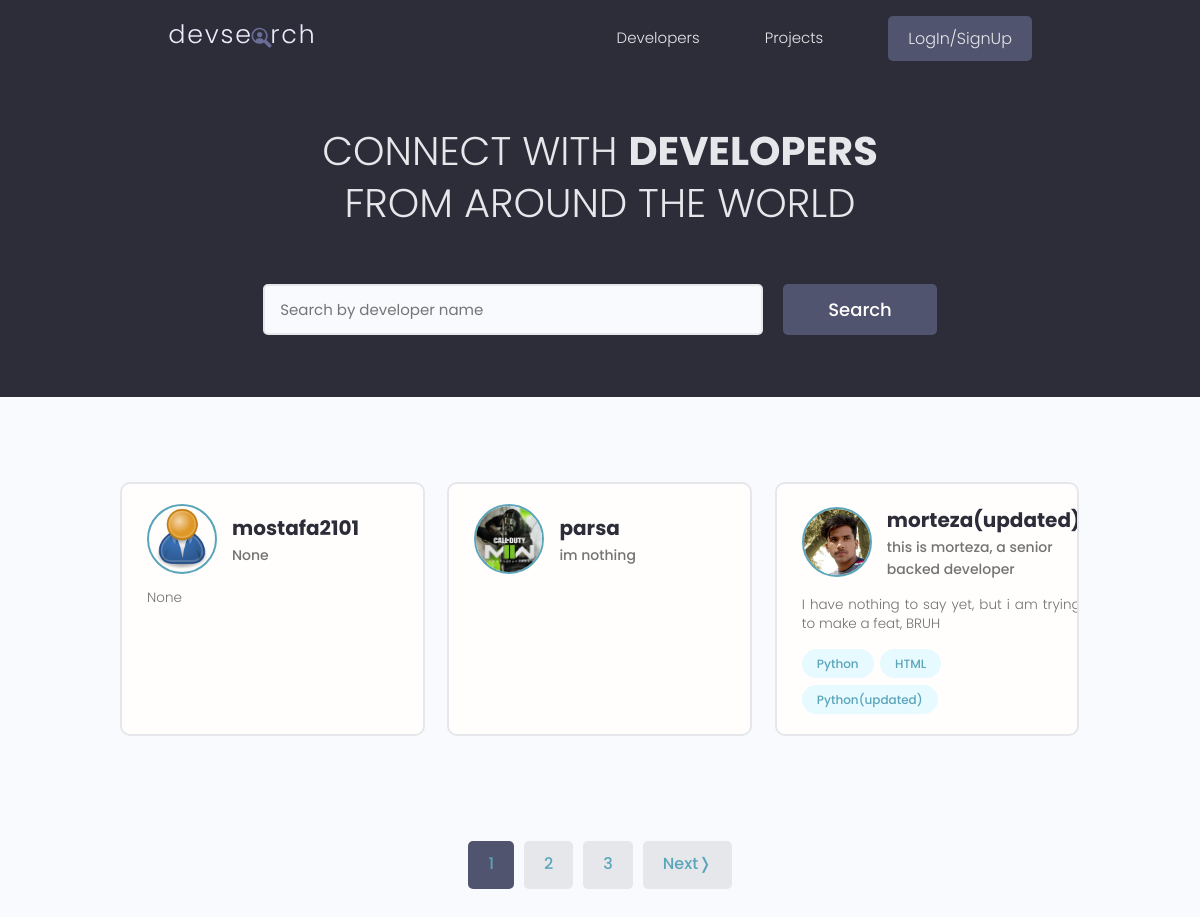
/users/, run on the app's committed database.
### users/models.py (models this page shows, shortened)
class Profile(models.Model):
    user = models.OneToOneField(User, null = True, blank = True, on_delete=models.CASCADE)
    name = models.CharField(max_length=200, null=True, blank = True)
    email = models.EmailField(max_length=500, null=True, blank = True)
    info = models.CharField(max_length= 200, null=True, blank = True)
    bio = models.TextField(null=True, blank = True)
    location = models.CharField(max_length = 200, null=True, blank = True)
    profile_image = models.ImageField(null=True, blank = True, default="images/profiles/user-default.png")
    social_github = models.CharField(max_length=200, null=True, blank = True)
    social_youtube = models.CharField(max_length=200, null=True, blank = True)
    social_linkedin = models.CharField(max_length=200, null=True, blank = True)
    social_website = models.CharField(max_length=200, null=True, blank = True)
    created = models.DateTimeField(null=True, blank = True, auto_now_add=True)
    id = models.UUIDField(default = uuid.uuid4,
     editable=False, unique = True, primary_key = True)

class Skill(models.Model):
    owner = models.ForeignKey(Profile, on_delete=models.CASCADE, null=True, blank = True)
    name = models.CharField(max_length=200, null=True, blank = True)
    description = models.TextField(null=True, blank = True)
    created = models.DateTimeField(auto_now_add=True)
    id = models.UUIDField(default = uuid.uuid4, editable=False, primary_key=True, unique=True)
    def __str__(self):
        return str(self.name)

### users/views.py (the view)
# urls.py: path('', views.profiles, name = 'profiles'),
def profiles(request):
    search_query = ""
    skills = ""
    if request.GET.get("search_query"):
        search_query = request.GET.get("search_query")
    skills = Skill.objects.distinct().filter(name__iexact=search_query)
    profiles = Profile.objects.distinct().filter(Q(name__icontains = search_query) | Q(info__icontains=search_query) | Q(skill__in=skills))
    custom_range, profiles = project_pagination(request, profiles, 3)
    context = {"profiles" : profiles, "custom_range" : custom_range}
    return render(request, "users/profiles.html", context=context)

### users/utils.py (called while the page is built)
def project_pagination(request, profiles, results):
    page = request.GET.get("page")
    paginator = Paginator(profiles, results)
    try:
        profiles = paginator.page(page)
    except PageNotAnInteger:
        page=1
        profiles = paginator.page(1)
    except EmptyPage:
        page = paginator.num_pages
        profiles = paginator.page(paginator.num_pages)
    left_index = (int(page) - 3)
    if left_index < 1:
        left_index = 1
    right_index = (int(page) + 3)
    if right_index > paginator.num_pages:
        right_index = paginator.num_pages + 1
    custom_range = range(left_index, right_index)
    return custom_range, profiles

### users/templates/users/profiles.html (shortened to what this page needs)
{% extends 'main.html' %} {% load static %}
  {% block content %}
  <main class="home">
    <section class="hero-section text-center">
      <div class="container container--narrow">
        <div class="hero-section__box">
          <h2>CONNECT WITH <span>DEVELOPERS</span></h2>
          <h2>FROM AROUND THE WORLD</h2>
        </div>
        <div class="hero-section__search">
          <form class="form" action="{% url 'profiles' %}" method="get">
            <div class="form__field">
              <input
                class="input input--text"
                id="formInput#search"
                type="text"
                name="search_query"
                placeholder="Search by developer name"
              />
            </div>
            <input class="btn btn--sub btn--lg" type="submit" value="Search" />
          </form>
        </div>
      </div>
    </section>
    <section class="devlist">
      <div class="container">
        <div class="grid grid--three">
          {% for profile in profiles %}
          <div class="column card">
            <div class="dev">
              <a href="{% url 'user_profile' profile.id %}" class="card__body">
                <div class="dev__profile">
                  <img
                    class="avatar avatar--md"
                    src="{% static profile.profile_image.url %}"
                    alt="image"
                  />
                  <div class="dev__meta">
                    <h3>{{profile.name}}</h3>
                    <h5>{{profile.info}}</h5>
                  </div>
                </div>
                <p class="dev__info">{{profile.bio|slice:"150"}}</p>
                <div class="dev__skills">
                  {% for skill in profile.skill_set.all %}
                  <span class="tag tag--pill tag--main">
                    <small>{{skill}}</small>
                  </span>
                  {%endfor%}
                </div>
              </a>
            </div>
          </div>
          {% endfor %}
        </div>
      </div>
    </section>
    {% include 'paginator.html' with queryset=profiles custom_range=custom_range%}
  </main>
  {% endblock %}

### templates/main.html (shortened to what this page needs)
<!DOCTYPE html>
{% load static %}
<html lang="en">
  <head>
    <link
      rel="stylesheet"
      href="https://cdn.iconmonstr.com/1.3.0/css/iconmonstr-iconic-font.min.css"
    />
    <link rel="stylesheet" href="{% static 'uikit/styles/uikit.css' %}" />
    <link rel="stylesheet" href="{% static 'styles/app.css' %}" />
  </head>
  <body>
    <header class="header">
      <div class="container container--narrow">
        <a href="/" class="header__logo">
          <img src="{% static 'images/logo.svg'%}" alt="DevSearch Logo" />
        </a>
        <nav class="header__nav">
          <ul class="header__menu">
            <li class="header__menuItem">
              <a href="{% url 'profiles' %}">Developers</a>
            </li>
            <li class="header__menuItem">
              <a href="{% url 'projects' %}">Projects</a>
            </li>
            {% if request.user.is_authenticated %}
            <li class="header__menuItem">
              <a href="{% url 'inbox' %}">Inbox</a>
            </li>
            <li class="header__menuItem">
              <a href="{% url 'account' %}">Account</a>
            </li>
            <li class="header__menuItem">
              <a href="{% url 'logout' %}" class="btn btn--sub">LogOut</a>
            </li>
            {% else %}
            <li class="header__menuItem">
              <a href="{% url 'register' %}" class="btn btn--sub"
                >LogIn/SignUp</a
              >
            </li>
            {% endif %}
          </ul>
        </nav>
      </div>
    </header>
    {% block content %}{% endblock %}
  </body>
</html>

### project/templates/paginator.html (shortened to what this page needs)
<div class="pagination">
    <ul class="container">
        {% for page in custom_range %}
        {% if page == queryset.number%}
        <li class="btn page-link btn--sub"><a href="?page={{page}}">{{page}}</a></li>
        {% else %}
        <li class="btn page-link"><a href="?page={{page}}">{{page}}</a></li>
        {% endif %}
        {% endfor %}
        {% if queryset.has_next %}
        <li class="btn page-link"><a href="?page={{queryset.next_page_number}}">Next&#10093;</a></li>
        {% endif %}
    </ul>
</div>

### static/styles/app.css (style rules this page uses)
:root { --color-sub: #2d2d39; }
.btn--sub { background-color: var(--color-sub-light); }
.card { border: 2px solid var(--color-light); }
img { width: 100%; }
.header { position: sticky; z-index: 111; background-color: var(--color-sub); padding: 1.5rem 0; }
.header > .container { display: flex; justify-content: space-between; align-items: center; }
.header__logo > img { height: 3.8rem; }
.header__nav > ul { display: inline-flex; align-items: center; list-style: none; gap: 6.5rem; }
.header__menuItem > a { color: var(--color-light); font-weight: 300; }
.hero-section { height: 40vh; display: flex; align-items: center; background-color: var(--color-sub); }
.hero-section__box { margin-bottom: 4rem; }
.hero-section__box > h2, .hero-section__box > h2 > span { font-size: 4rem; color: var(--color-light); line-height: 1.3; text-transform: uppercase; }
.hero-section__box > h2 { font-weight: 300; }
.hero-section__box > h2 > span { font-weight: 700; }
.hero-section__search > .form { display: flex; align-items: center; justify-content: center; gap: 2rem; }
.hero-section__search > .form input.input--text { width: 50rem; }
.devlist { margin-top: 8rem; }
.devlist .grid { align-items: stretch; }
.devlist .dev .dev__profile { display: flex; align-items: center; gap: 1.5rem; }
.devlist .dev .dev__meta h3 { color: var(--color-sub); font-size: 2rem; font-weight: 700; }
.devlist .dev .dev__meta h5 { color: var(--color-text); font-size: 1.4rem; font-weight: 500; }
.devlist .dev .dev__info { margin: 1.5rem 0; font-size: 1.35rem; line-height: 1.4; text-align: justify; }
.pagination { margin-top: 8rem; margin-bottom: 10rem; }
.pagination > ul { flex-wrap: wrap; list-style: none; display: flex; align-items: center; justify-content: center; gap: 1rem; }
.pagination .btn { color: var(--color-sub); }
.pagination .btn.btn--sub { color: var(--color-light); }

### static/uikit/styles/modules/_variables.css (style rules this page uses)
:root { --color-main: #5aa5b9; --color-main-light: #e6faff; --color-sub: #3f4156; --color-sub-light: #51546e; --color-sub-lighter: #ededfd; --color-text: #737373; --color-gray: #8b8b8b; --color-light: #e5e7eb; --color-light-gray: #767676; --color-bg: #f8fafd; --color-white: #fffefd; --color-white-light: #f3f3f3; --color-success: #359e64; --color-success-bg: #def8e8; --color-error: #fc4b0b; --color-error-bg: #fff2ee; --font-base: 'Poppins', arial, helvetica, 'Segoe UI', roboto, ubuntu, sans-serif; --font-monospace: 'Fira Code', 'Courier New', courier, monospace; --font-regular: 300; --font-medium: 500; --font-bold: 700; --generic-shadow: 1px 1px 5px #00000010; --generic-transition: all 0.3s ease-in-out; }

### static/uikit/styles/modules/_base.css (style rules this page uses)
* { margin: 0; padding: 0; box-sizing: border-box; text-rendering: optimizeLegibility; color: inherit; font-size: inherit; }
html { font-size: 50%; }
@media only screen and (min-width: 480px) { html { font-size: 56.25%; } }
@media only screen and (min-width: 1200px) { html { font-size: 62.5%; } }
body { line-height: 1.6; font-weight: 400; font-size: 1.5rem; color: var(--color-text); background-color: var(--color-bg); min-height: 100vh; }

### static/uikit/styles/modules/_typography.css (style rules this page uses)
* { font-family: var(--font-base); }
h2 { font-size: 3.6rem; font-weight: var(--font-bold); }
h3 { font-size: 3.2rem; font-weight: var(--font-medium); }
h5 { font-size: 2.4rem; font-weight: var(--font-medium); }
h5, h6 { font-weight: var(--font-regular); }
p, span, strong { font-size: 1.6rem; color: var(--color-text); font-weight: var(--font-regular); }
a { padding-bottom: 2px; text-decoration: none; display: inline-block; color: var(--color-main); font-weight: var(--font-medium); }

### static/uikit/styles/modules/_utilities.css (style rules this page uses)
.container { width: 92%; max-width: 165rem; margin: 0 auto; box-sizing: border-box; }
.container--narrow { width: 92%; max-width: 120rem; }
@media screen and (min-width: 1000px) { .container { width: 90%; } }
@media screen and (min-width: 1000px) { .container--narrow { width: 85%; } }
@media screen and (min-width: 1200px) { .container { width: 80%; } }
@media screen and (min-width: 1200px) { .container--narrow { width: 72%; } }
.text-center { text-align: center; }

### static/uikit/styles/modules/_avatar.css (style rules this page uses)
.avatar { border-radius: 50%; border: 2px solid var(--color-main); object-fit: cover; }
.avatar--md { height: 7rem; width: 7rem; }

### static/uikit/styles/modules/_card.css (style rules this page uses)
.card { border-radius: 1rem; background-color: var(--color-white); border: 1.5px solid var(--color-light); width: auto; height: auto; margin-top: 0.5rem; margin-bottom: 0.5rem; overflow: hidden; }
.card__body, .card__header { padding: 2rem 2.5rem; }

### data on the page
Profile: profile_image (placeholder picture), name "mostafa2101", info "None", bio "None"
Profile: profile_image (picture), name "parsa", info "im nothing"
Profile: profile_image (picture), name "morteza(updated)", info "this is morteza, a senior backed developer", bio "I have nothing to say yet, but i am trying to make a feat, BRUH"
Skill: name "Python"
Skill: name "HTML"
Skill: name "Python(updated)"

### other printed values
{{ page }} "1"
{{ page }} "2" "3"
